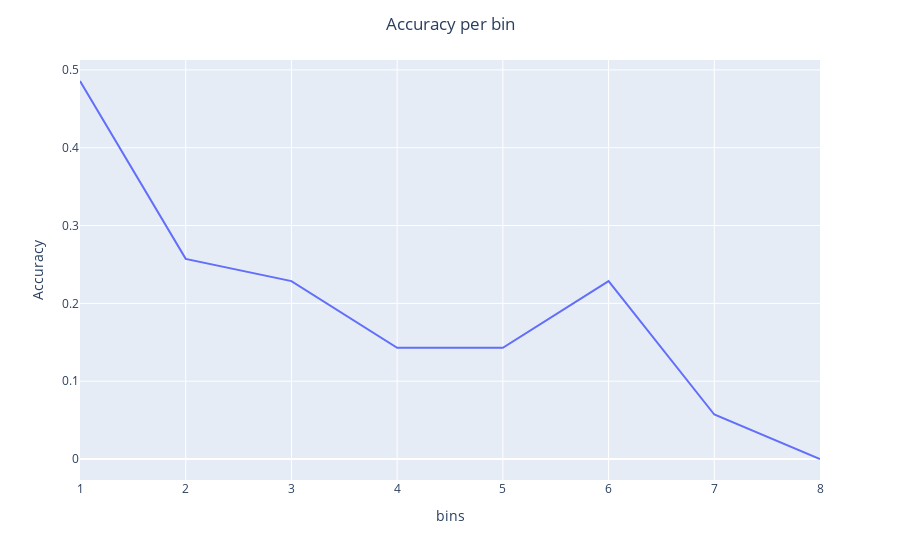

The cell this chart's notebook holds for it:
### Code cell
bin_results = utils.load_json("results/dev_bin_results.json")["results"]

bin_accs = []
bin_nums = "1 2 3 4 5 6 7 8".split()
for entry in bin_results:
    bin_accs.append(entry["acc"])
    

df = pd.DataFrame.from_dict({"Accuracy": bin_accs,
                             "bins":bin_nums})

    
fig = px.line(df, x="bins", y="Accuracy")
fig.update_layout(title_text="Accuracy per bin", title_x=0.5)

### Figure 1 — Plotly figure (JSON) as saved in the notebook; plotly's stock layout.template omitted (floating-point values rounded to 4 significant figures)
{"data": [{"hovertemplate": "bins=%{x}<br>Accuracy=%{y}<extra></extra>", "legendgroup": "", "line": {"color": "#636efa", "dash": "solid"}, "marker": {"symbol": "circle"}, "mode": "lines", "name": "", "orientation": "v", "showlegend": false, "type": "scatter", "x": ["1", "2", "3", "4", "5", "6", "7", "8"], "xaxis": "x", "y": [0.4857, 0.2571, 0.2286, 0.1429, 0.1429, 0.2286, 0.05714, 0], "yaxis": "y"}], "layout": {"legend": {"tracegroupgap": 0}, "margin": {"t": 60}, "title": {"text": "Accuracy per bin", "x": 0.5}, "xaxis": {"anchor": "y", "domain": [0, 1], "title": {"text": "bins"}}, "yaxis": {"anchor": "x", "domain": [0, 1], "title": {"text": "Accuracy"}}}}
